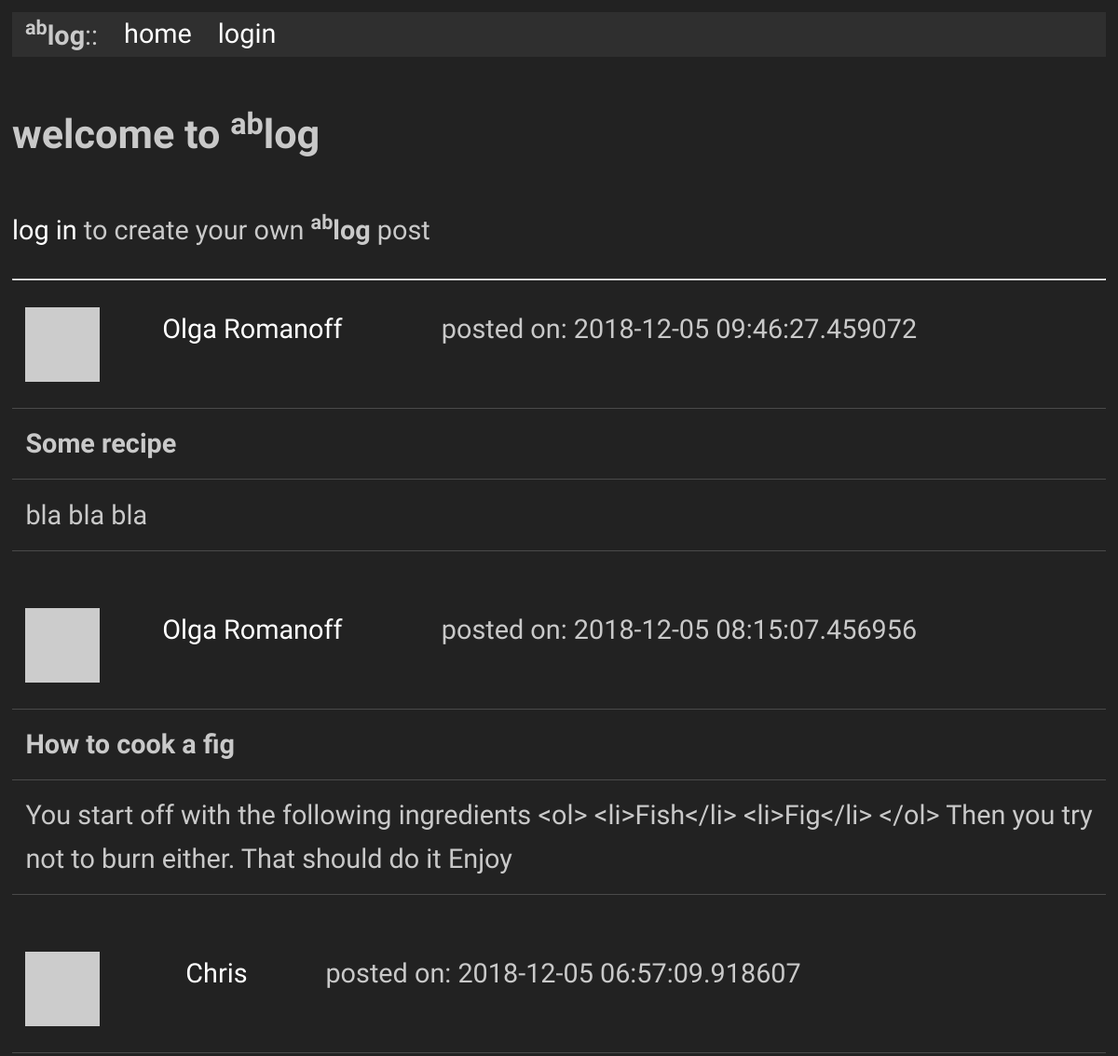
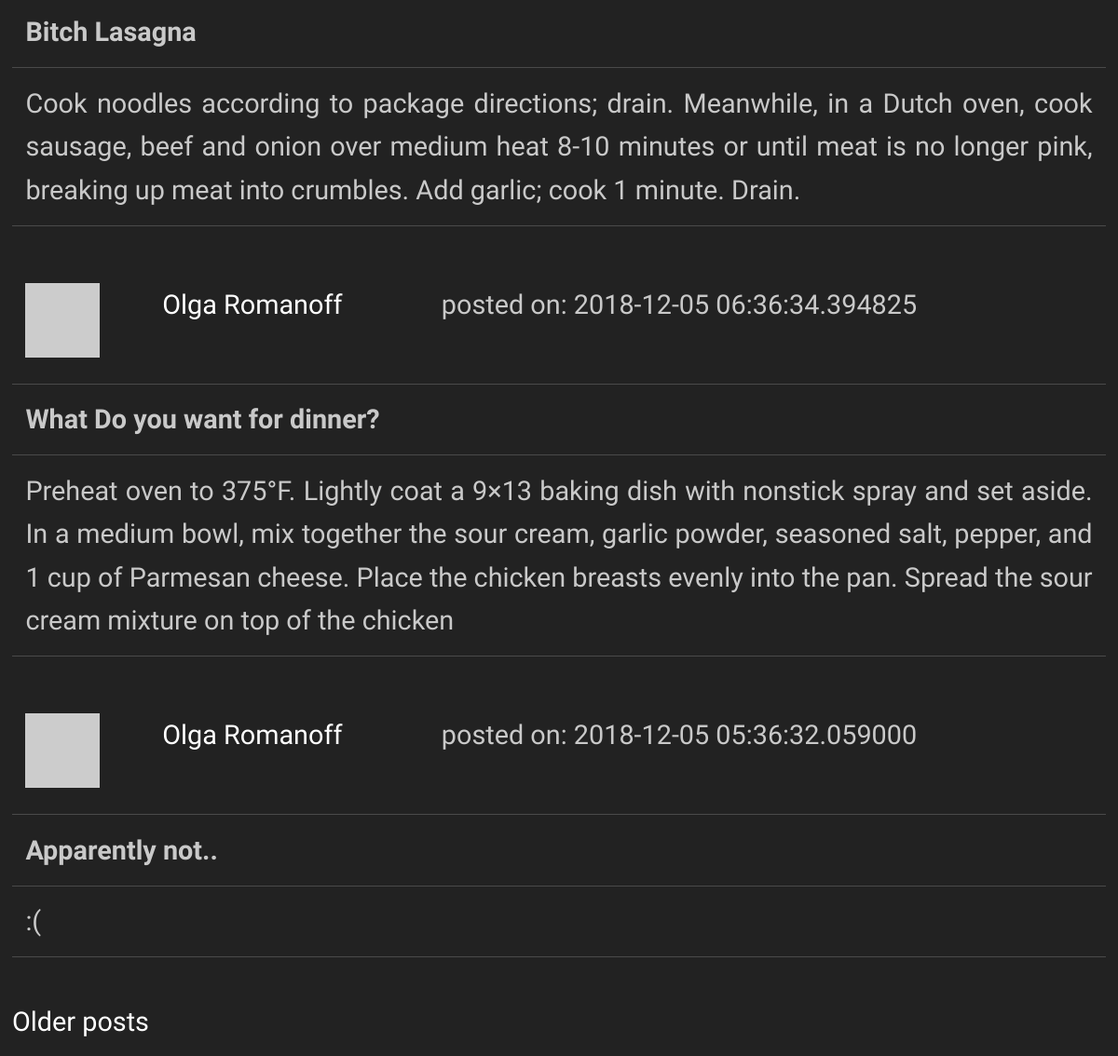
The page /index on the database as committed earlier (2 pictures, top to bottom).
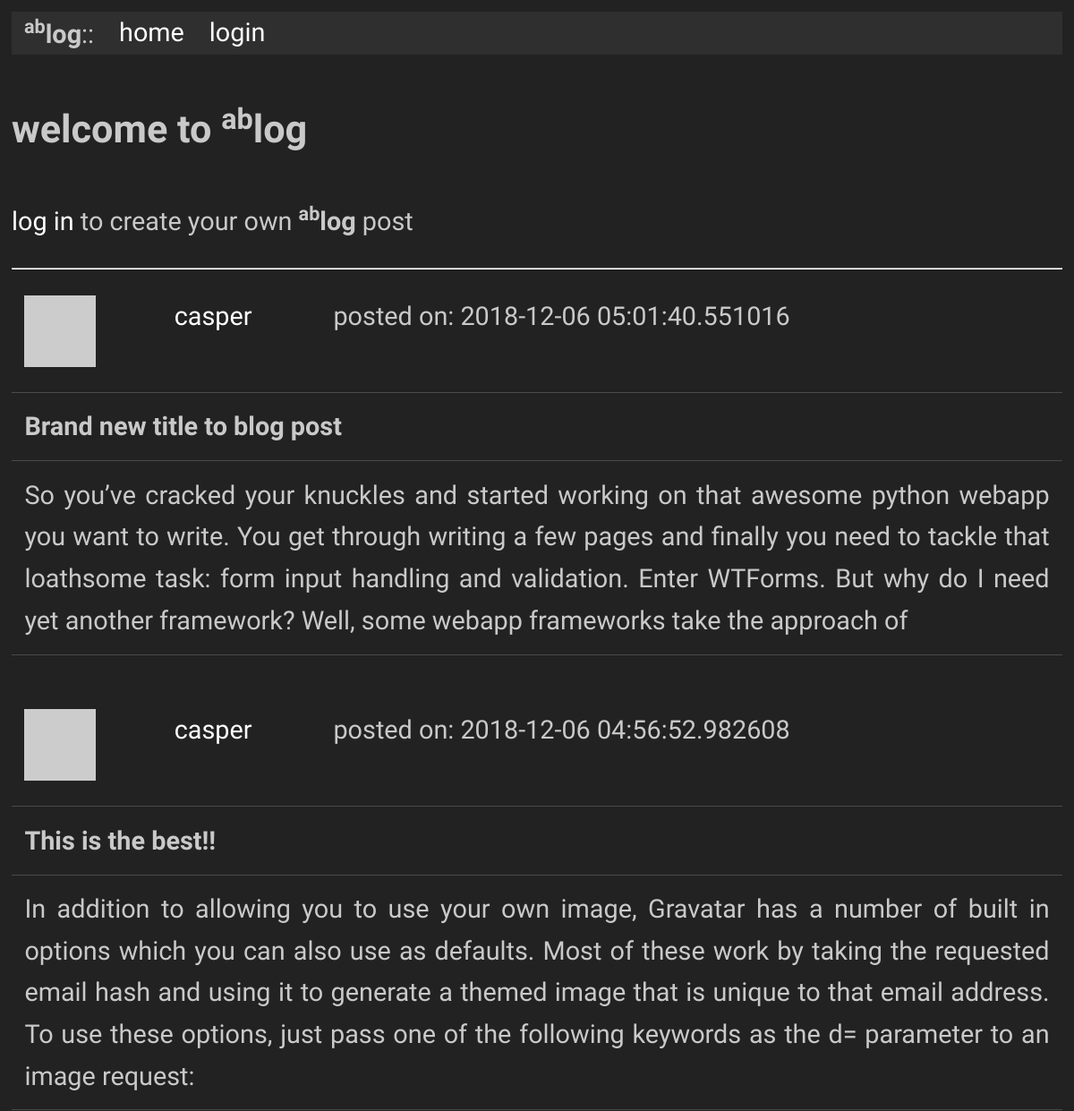
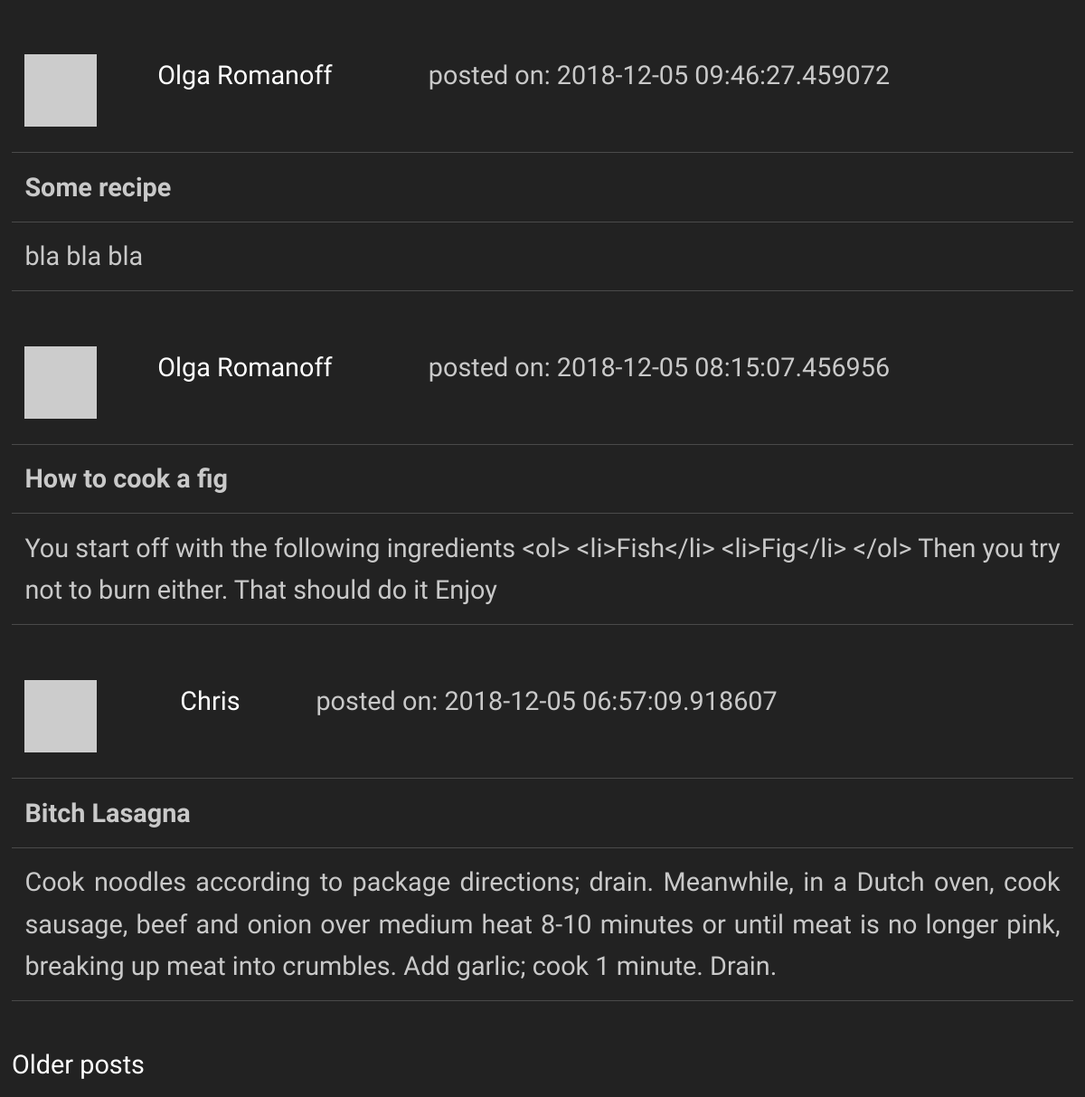
The same page on the database as committed later (2 pictures, top to bottom).
### app/models.py (models this page shows, shortened)
class Post(db.Model):
    id           = db.Column(db.Integer, primary_key = True)
    title        = db.Column(db.String(40))
    body         = db.Column(db.String(8000))
    timestamp    = db.Column(db.DateTime, index = True, default = datetime.utcnow)
    user_id      = db.Column(db.Integer, db.ForeignKey('user.id'))

class User(UserMixin, db.Model):
    id            = db.Column(db.Integer, primary_key = True)
    username      = db.Column(db.String(64), index = True, unique = True)
    full_name     = db.Column(db.String(80), index = True)
    email         = db.Column(db.String(128), index = True, unique = True)
    password_hash = db.Column(db.String(128))
    posts         = db.relationship('Post', backref = 'author', lazy = 'dynamic')
    about_me      = db.Column(db.String(50))
    last_seen     = db.Column(db.DateTime, default=datetime.utcnow)
    def avatar(self, size = 64):
        digest = md5(self.email.lower().encode('utf-8')).hexdigest()
        return('https://gravatar.com/avatar/{}?d=retro&s={}'.format(digest, size))

### app/routes.py (the view)
@app.route('/', methods = ['POST', 'GET'])
@app.route('/index', methods = ['POST', 'GET'])
def index():
    page        = request.args.get('page', 1, type = int)
    posts       = Post.query.order_by(Post.timestamp.desc()).paginate(page, app.config['POSTS_PER_PAGE'], False)
    next_url    = url_for('index', page = posts.next_num) if posts.has_next else None
    prev_url    = url_for('index', page = posts.prev_num) if posts.has_prev else None
    if current_user.is_authenticated:
        form = PostForm()
        if form.validate_on_submit():
            post = Post(title = form.title.data, body = form.body.data, author = current_user)
            db.session.add(post)
            db.session.commit()
            flash('Posted!', category='message')
            return(redirect(url_for('index')))
        return(render_template('index.html',  title = "Home", form = form, posts = posts.items, next_url = next_url, prev_url = prev_url))
    else:
        return(render_template('welcome.html',  title = "Welcome", posts = posts.items, next_url = next_url, prev_url = prev_url))

### app/routes.py (called while the page is built)
@app.before_request
def before_request():
    if current_user.is_authenticated:
        current_user.last_seen = datetime.utcnow()
        db.session.commit()

### app/templates/welcome.html (shortened to what this page needs)
{% extends "base.html" %}
{% block content %}
    <h4>welcome to <b><sup>ab</sup>log</b></h4>
    <p><a href="{{ url_for('login')}}">log in</a> to create your own <b><sup>ab</sup>log</b> post</p>
    <hr>
    {% for post in posts %}
        {% include '_post.html' %}
    {% endfor %}
    {% if next_url %}
    <a href="{{ next_url }}">Older posts</a>
    {% endif %}
{% endblock %}

### app/templates/_post.html
<table>
    <tr valign="top">
        <td>
          <img src="{{ post.author.avatar(48) }}"><br>
        </td>
        <td>
          <a href="{{ url_for('user', username=post.author.username) }}">{{ post.author.username }}</a>
        </td>
        <td>
          posted on: {{ post.timestamp }}
        </td>
    </tr>
</table>
<table>
  <tr>
      <td><b>{{ post.title }}<b></td>
  </tr>
  <tr>
      <td>{{ post.body }}</td>
  </tr>
</table>
<br>

Rows that differ between the two databases and show on the page:
no longer on this page (row unchanged): Post: author.username "Olga Romanoff", timestamp "2018-12-05 06:36:34.394825", title "What Do you want for dinner?", body "Preheat oven to 375°F. Lightly coat a 9×13 baking dish with nonstick spray and set aside. In a medium bowl, mix together the sour cream, garlic powder, seasoned salt, pepper, and 1 cup of Parmesan cheese. Place the chicken breasts evenly into the pan. Spread the sour cream mixture on top of the chicken"
no longer on this page (row unchanged): Post: author.username "Olga Romanoff", timestamp "2018-12-05 05:36:32.059000", title "Apparently not..", body ":("
added Post: author.username "casper", timestamp "2018-12-06 05:01:40.551016", title "Brand new title to blog post", body "So you’ve cracked your knuckles and started working on that awesome python webapp you want to write. You get through writing a few pages and finally you need to tackle that loathsome task: form input handling and validation. Enter WTForms. But why do I need yet another framework? Well, some webapp frameworks take the approach of"
added Post: author.username "casper", timestamp "2018-12-06 04:56:52.982608", title "This is the best!!", body "In addition to allowing you to use your own image, Gravatar has a number of built in options which you can also use as defaults. Most of these work by taking the requested email hash and using it to generate a themed image that is unique to that email address. To use these options, just pass one of the following keywords as the d= parameter to an image request:"
